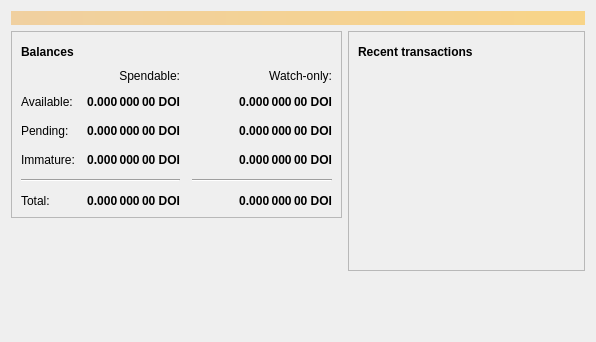
<?xml version="1.0" encoding="UTF-8"?>
<ui version="4.0">
 <class>OverviewPage</class>
 <widget class="QWidget" name="OverviewPage">
  <property name="geometry">
   <rect>
    <x>0</x>
    <y>0</y>
    <width>596</width>
    <height>342</height>
   </rect>
  </property>
  <property name="windowTitle">
   <string>Form</string>
  </property>
  <layout class="QVBoxLayout" name="topLayout">
   <item>
    <widget class="QLabel" name="labelAlerts">
     <property name="visible">
      <bool>false</bool>
     </property>
     <property name="styleSheet">
      <string notr="true">QLabel { background-color: qlineargradient(x1: 0, y1: 0, x2: 1, y2: 0, stop:0 #F0D0A0, stop:1 #F8D488); color:#000000; }</string>
     </property>
     <property name="wordWrap">
      <bool>true</bool>
     </property>
     <property name="margin">
      <number>3</number>
     </property>
     <property name="textInteractionFlags">
      <set>Qt::TextSelectableByMouse</set>
     </property>
    </widget>
   </item>
   <item>
    <layout class="QHBoxLayout" name="horizontalLayout" stretch="1,1">
     <item>
      <layout class="QVBoxLayout" name="verticalLayout_2">
       <item>
        <widget class="QFrame" name="frame">
         <property name="frameShape">
          <enum>QFrame::StyledPanel</enum>
         </property>
         <property name="frameShadow">
          <enum>QFrame::Raised</enum>
         </property>
         <layout class="QVBoxLayout" name="verticalLayout_4">
          <item>
           <layout class="QHBoxLayout" name="horizontalLayout_4">
            <item>
             <widget class="QLabel" name="label_5">
              <property name="font">
               <font>
                <weight>75</weight>
                <bold>true</bold>
               </font>
              </property>
              <property name="text">
               <string>Balances</string>
              </property>
             </widget>
            </item>
            <item>
             <widget class="QPushButton" name="labelWalletStatus">
              <property name="enabled">
               <bool>true</bool>
              </property>
              <property name="maximumSize">
               <size>
                <width>30</width>
                <height>16777215</height>
               </size>
              </property>
              <property name="toolTip">
               <string>The displayed information may be out of date. Your wallet automatically synchronizes with the Namecoin network after a connection is established, but this process has not completed yet.</string>
              </property>
              <property name="text">
               <string/>
              </property>
              <property name="icon">
               <iconset resource="../bitcoin.qrc">
                <normaloff>:/icons/warning</normaloff>
                <disabledoff>:/icons/warning</disabledoff>:/icons/warning</iconset>
              </property>
              <property name="iconSize">
               <size>
                <width>24</width>
                <height>24</height>
               </size>
              </property>
              <property name="flat">
               <bool>true</bool>
              </property>
             </widget>
            </item>
            <item>
             <spacer name="horizontalSpacer_3">
              <property name="orientation">
               <enum>Qt::Horizontal</enum>
              </property>
              <property name="sizeHint" stdset="0">
               <size>
                <width>40</width>
                <height>20</height>
               </size>
              </property>
             </spacer>
            </item>
           </layout>
          </item>
          <item>
           <layout class="QGridLayout" name="gridLayout">
            <property name="spacing">
             <number>12</number>
            </property>
            <item row="2" column="2">
             <widget class="QLabel" name="labelWatchPending">
              <property name="font">
               <font>
                <weight>75</weight>
                <bold>true</bold>
               </font>
              </property>
              <property name="cursor">
               <cursorShape>IBeamCursor</cursorShape>
              </property>
              <property name="toolTip">
               <string>Unconfirmed transactions to watch-only addresses</string>
              </property>
              <property name="text">
               <string notr="true">0.000 000 00 DOI</string>
              </property>
              <property name="alignment">
               <set>Qt::AlignRight|Qt::AlignTrailing|Qt::AlignVCenter</set>
              </property>
              <property name="textInteractionFlags">
               <set>Qt::LinksAccessibleByMouse|Qt::TextSelectableByKeyboard|Qt::TextSelectableByMouse</set>
              </property>
             </widget>
            </item>
            <item row="2" column="1">
             <widget class="QLabel" name="labelUnconfirmed">
              <property name="font">
               <font>
                <weight>75</weight>
                <bold>true</bold>
               </font>
              </property>
              <property name="cursor">
               <cursorShape>IBeamCursor</cursorShape>
              </property>
              <property name="toolTip">
               <string>Total of transactions that have yet to be confirmed, and do not yet count toward the spendable balance</string>
              </property>
              <property name="text">
               <string notr="true">0.000 000 00 DOI</string>
              </property>
              <property name="alignment">
               <set>Qt::AlignRight|Qt::AlignTrailing|Qt::AlignVCenter</set>
              </property>
              <property name="textInteractionFlags">
               <set>Qt::LinksAccessibleByMouse|Qt::TextSelectableByKeyboard|Qt::TextSelectableByMouse</set>
              </property>
             </widget>
            </item>
            <item row="3" column="2">
             <widget class="QLabel" name="labelWatchImmature">
              <property name="font">
               <font>
                <weight>75</weight>
                <bold>true</bold>
               </font>
              </property>
              <property name="cursor">
               <cursorShape>IBeamCursor</cursorShape>
              </property>
              <property name="toolTip">
               <string>Mined balance in watch-only addresses that has not yet matured</string>
              </property>
              <property name="text">
               <string notr="true">0.000 000 00 DOI</string>
              </property>
              <property name="alignment">
               <set>Qt::AlignRight|Qt::AlignTrailing|Qt::AlignVCenter</set>
              </property>
              <property name="textInteractionFlags">
               <set>Qt::LinksAccessibleByMouse|Qt::TextSelectableByKeyboard|Qt::TextSelectableByMouse</set>
              </property>
             </widget>
            </item>
            <item row="4" column="0" colspan="2">
             <widget class="Line" name="line">
              <property name="orientation">
               <enum>Qt::Horizontal</enum>
              </property>
             </widget>
            </item>
            <item row="4" column="2">
             <widget class="Line" name="lineWatchBalance">
              <property name="sizePolicy">
               <sizepolicy hsizetype="Preferred" vsizetype="Fixed">
                <horstretch>0</horstretch>
                <verstretch>0</verstretch>
               </sizepolicy>
              </property>
              <property name="minimumSize">
               <size>
                <width>140</width>
                <height>0</height>
               </size>
              </property>
              <property name="orientation">
               <enum>Qt::Horizontal</enum>
              </property>
             </widget>
            </item>
            <item row="5" column="0">
             <widget class="QLabel" name="labelTotalText">
              <property name="text">
               <string>Total:</string>
              </property>
             </widget>
            </item>
            <item row="3" column="1">
             <widget class="QLabel" name="labelImmature">
              <property name="font">
               <font>
                <weight>75</weight>
                <bold>true</bold>
               </font>
              </property>
              <property name="cursor">
               <cursorShape>IBeamCursor</cursorShape>
              </property>
              <property name="toolTip">
               <string>Mined balance that has not yet matured</string>
              </property>
              <property name="text">
               <string notr="true">0.000 000 00 DOI</string>
              </property>
              <property name="alignment">
               <set>Qt::AlignRight|Qt::AlignTrailing|Qt::AlignVCenter</set>
              </property>
              <property name="textInteractionFlags">
               <set>Qt::LinksAccessibleByMouse|Qt::TextSelectableByKeyboard|Qt::TextSelectableByMouse</set>
              </property>
             </widget>
            </item>
            <item row="2" column="3">
             <spacer name="horizontalSpacer_2">
              <property name="orientation">
               <enum>Qt::Horizontal</enum>
              </property>
              <property name="sizeHint" stdset="0">
               <size>
                <width>40</width>
                <height>20</height>
               </size>
              </property>
             </spacer>
            </item>
            <item row="3" column="0">
             <widget class="QLabel" name="labelImmatureText">
              <property name="text">
               <string>Immature:</string>
              </property>
             </widget>
            </item>
            <item row="5" column="1">
             <widget class="QLabel" name="labelTotal">
              <property name="font">
               <font>
                <weight>75</weight>
                <bold>true</bold>
               </font>
              </property>
              <property name="cursor">
               <cursorShape>IBeamCursor</cursorShape>
              </property>
              <property name="toolTip">
               <string>Your current total balance</string>
              </property>
              <property name="text">
               <string notr="true">0.000 000 00 DOI</string>
              </property>
              <property name="alignment">
               <set>Qt::AlignRight|Qt::AlignTrailing|Qt::AlignVCenter</set>
              </property>
              <property name="textInteractionFlags">
               <set>Qt::LinksAccessibleByMouse|Qt::TextSelectableByKeyboard|Qt::TextSelectableByMouse</set>
              </property>
             </widget>
            </item>
            <item row="5" column="2">
             <widget class="QLabel" name="labelWatchTotal">
              <property name="font">
               <font>
                <weight>75</weight>
                <bold>true</bold>
               </font>
              </property>
              <property name="cursor">
               <cursorShape>IBeamCursor</cursorShape>
              </property>
              <property name="toolTip">
               <string>Current total balance in watch-only addresses</string>
              </property>
              <property name="text">
               <string notr="true">0.000 000 00 DOI</string>
              </property>
              <property name="alignment">
               <set>Qt::AlignRight|Qt::AlignTrailing|Qt::AlignVCenter</set>
              </property>
              <property name="textInteractionFlags">
               <set>Qt::LinksAccessibleByMouse|Qt::TextSelectableByKeyboard|Qt::TextSelectableByMouse</set>
              </property>
             </widget>
            </item>
            <item row="0" column="2">
             <widget class="QLabel" name="labelWatchonly">
              <property name="text">
               <string>Watch-only:</string>
              </property>
              <property name="alignment">
               <set>Qt::AlignRight|Qt::AlignTrailing|Qt::AlignVCenter</set>
              </property>
             </widget>
            </item>
            <item row="1" column="0">
             <widget class="QLabel" name="labelBalanceText">
              <property name="text">
               <string>Available:</string>
              </property>
             </widget>
            </item>
            <item row="1" column="1">
             <widget class="QLabel" name="labelBalance">
              <property name="font">
               <font>
                <weight>75</weight>
                <bold>true</bold>
               </font>
              </property>
              <property name="cursor">
               <cursorShape>IBeamCursor</cursorShape>
              </property>
              <property name="toolTip">
               <string>Your current spendable balance</string>
              </property>
              <property name="text">
               <string notr="true">0.000 000 00 DOI</string>
              </property>
              <property name="alignment">
               <set>Qt::AlignRight|Qt::AlignTrailing|Qt::AlignVCenter</set>
              </property>
              <property name="textInteractionFlags">
               <set>Qt::LinksAccessibleByMouse|Qt::TextSelectableByKeyboard|Qt::TextSelectableByMouse</set>
              </property>
             </widget>
            </item>
            <item row="1" column="2">
             <widget class="QLabel" name="labelWatchAvailable">
              <property name="font">
               <font>
                <weight>75</weight>
                <bold>true</bold>
               </font>
              </property>
              <property name="cursor">
               <cursorShape>IBeamCursor</cursorShape>
              </property>
              <property name="toolTip">
               <string>Your current balance in watch-only addresses</string>
              </property>
              <property name="text">
               <string notr="true">0.000 000 00 DOI</string>
              </property>
              <property name="alignment">
               <set>Qt::AlignRight|Qt::AlignTrailing|Qt::AlignVCenter</set>
              </property>
              <property name="textInteractionFlags">
               <set>Qt::LinksAccessibleByMouse|Qt::TextSelectableByKeyboard|Qt::TextSelectableByMouse</set>
              </property>
             </widget>
            </item>
            <item row="2" column="0">
             <widget class="QLabel" name="labelPendingText">
              <property name="text">
               <string>Pending:</string>
              </property>
             </widget>
            </item>
            <item row="0" column="1">
             <widget class="QLabel" name="labelSpendable">
              <property name="text">
               <string>Spendable:</string>
              </property>
              <property name="alignment">
               <set>Qt::AlignRight|Qt::AlignTrailing|Qt::AlignVCenter</set>
              </property>
             </widget>
            </item>
           </layout>
          </item>
         </layout>
        </widget>
       </item>
       <item>
        <spacer name="verticalSpacer">
         <property name="orientation">
          <enum>Qt::Vertical</enum>
         </property>
         <property name="sizeHint" stdset="0">
          <size>
           <width>20</width>
           <height>40</height>
          </size>
         </property>
        </spacer>
       </item>
      </layout>
     </item>
     <item>
      <layout class="QVBoxLayout" name="verticalLayout_3">
       <item>
        <widget class="QFrame" name="frame_2">
         <property name="frameShape">
          <enum>QFrame::StyledPanel</enum>
         </property>
         <property name="frameShadow">
          <enum>QFrame::Raised</enum>
         </property>
         <layout class="QVBoxLayout" name="verticalLayout">
          <item>
           <layout class="QHBoxLayout" name="horizontalLayout_2">
            <item>
             <widget class="QLabel" name="label_4">
              <property name="font">
               <font>
                <weight>75</weight>
                <bold>true</bold>
               </font>
              </property>
              <property name="text">
               <string>Recent transactions</string>
              </property>
             </widget>
            </item>
            <item>
             <widget class="QPushButton" name="labelTransactionsStatus">
              <property name="enabled">
               <bool>true</bool>
              </property>
              <property name="maximumSize">
               <size>
                <width>30</width>
                <height>16777215</height>
               </size>
              </property>
              <property name="toolTip">
               <string>The displayed information may be out of date. Your wallet automatically synchronizes with the Namecoin network after a connection is established, but this process has not completed yet.</string>
              </property>
              <property name="text">
               <string/>
              </property>
              <property name="icon">
               <iconset resource="../bitcoin.qrc">
                <normaloff>:/icons/warning</normaloff>
                <disabledoff>:/icons/warning</disabledoff>:/icons/warning</iconset>
              </property>
              <property name="iconSize">
               <size>
                <width>24</width>
                <height>24</height>
               </size>
              </property>
              <property name="flat">
               <bool>true</bool>
              </property>
             </widget>
            </item>
            <item>
             <spacer name="horizontalSpacer">
              <property name="orientation">
               <enum>Qt::Horizontal</enum>
              </property>
              <property name="sizeHint" stdset="0">
               <size>
                <width>40</width>
                <height>20</height>
               </size>
              </property>
             </spacer>
            </item>
           </layout>
          </item>
          <item>
           <widget class="QListView" name="listTransactions">
            <property name="styleSheet">
             <string notr="true">QListView { background: transparent; }</string>
            </property>
            <property name="frameShape">
             <enum>QFrame::NoFrame</enum>
            </property>
            <property name="verticalScrollBarPolicy">
             <enum>Qt::ScrollBarAlwaysOff</enum>
            </property>
            <property name="horizontalScrollBarPolicy">
             <enum>Qt::ScrollBarAlwaysOff</enum>
            </property>
            <property name="selectionMode">
             <enum>QAbstractItemView::NoSelection</enum>
            </property>
           </widget>
          </item>
         </layout>
        </widget>
       </item>
       <item>
        <spacer name="verticalSpacer_2">
         <property name="orientation">
          <enum>Qt::Vertical</enum>
         </property>
         <property name="sizeHint" stdset="0">
          <size>
           <width>20</width>
           <height>40</height>
          </size>
         </property>
        </spacer>
       </item>
      </layout>
     </item>
    </layout>
   </item>
  </layout>
 </widget>
 <resources/>
 <connections/>
</ui>
